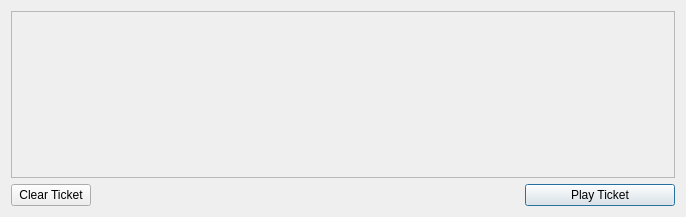
<?xml version="1.0" encoding="UTF-8"?>
<ui version="4.0">
 <class>VoteCoinsDialog</class>
 <widget class="QDialog" name="VoteCoinsDialog">
  <property name="geometry">
   <rect>
    <x>0</x>
    <y>0</y>
    <width>686</width>
    <height>217</height>
   </rect>
  </property>
  <property name="windowTitle">
   <string>Send Coins</string>
  </property>
  <layout class="QVBoxLayout" name="verticalLayout">
   <item>
    <widget class="QScrollArea" name="scrollArea">
     <property name="widgetResizable">
      <bool>true</bool>
     </property>
     <widget class="QWidget" name="scrollAreaWidgetContents">
      <property name="geometry">
       <rect>
        <x>0</x>
        <y>0</y>
        <width>666</width>
        <height>165</height>
       </rect>
      </property>
      <layout class="QVBoxLayout" name="verticalLayout_2">
       <property name="margin">
        <number>0</number>
       </property>
       <item>
        <layout class="QVBoxLayout" name="entries">
         <property name="spacing">
          <number>6</number>
         </property>
        </layout>
       </item>
       <item>
        <spacer name="verticalSpacer">
         <property name="orientation">
          <enum>Qt::Vertical</enum>
         </property>
         <property name="sizeHint" stdset="0">
          <size>
           <width>20</width>
           <height>40</height>
          </size>
         </property>
        </spacer>
       </item>
      </layout>
     </widget>
    </widget>
   </item>
   <item>
    <layout class="QHBoxLayout" name="horizontalLayout">
     <item>
      <widget class="QPushButton" name="clearButton">
       <property name="sizePolicy">
        <sizepolicy hsizetype="Minimum" vsizetype="Fixed">
         <horstretch>0</horstretch>
         <verstretch>0</verstretch>
        </sizepolicy>
       </property>
       <property name="toolTip">
        <string>Remove all transaction fields</string>
       </property>
       <property name="text">
        <string>Clear Ticket</string>
       </property>
       <property name="icon">
        <iconset resource="../bitcoin.qrc">
         <normaloff>:/icons/remove</normaloff>:/icons/remove</iconset>
       </property>
       <property name="autoRepeatDelay">
        <number>300</number>
       </property>
       <property name="autoDefault">
        <bool>false</bool>
       </property>
      </widget>
     </item>
     <item>
      <layout class="QHBoxLayout" name="horizontalLayout_2">
       <property name="spacing">
        <number>3</number>
       </property>
       <item>
        <spacer name="horizontalSpacer">
         <property name="orientation">
          <enum>Qt::Horizontal</enum>
         </property>
         <property name="sizeHint" stdset="0">
          <size>
           <width>40</width>
           <height>20</height>
          </size>
         </property>
        </spacer>
       </item>
      </layout>
     </item>
     <item>
      <widget class="QPushButton" name="sendButton">
       <property name="minimumSize">
        <size>
         <width>150</width>
         <height>0</height>
        </size>
       </property>
       <property name="toolTip">
        <string>Confirm the send action</string>
       </property>
       <property name="text">
        <string>Play Ticket</string>
       </property>
       <property name="icon">
        <iconset resource="../bitcoin.qrc">
         <normaloff>:/icons/send</normaloff>:/icons/send</iconset>
       </property>
       <property name="default">
        <bool>true</bool>
       </property>
      </widget>
     </item>
    </layout>
   </item>
  </layout>
 </widget>
 <resources>
  <include location="../bitcoin.qrc"/>
 </resources>
 <connections/>
</ui>
